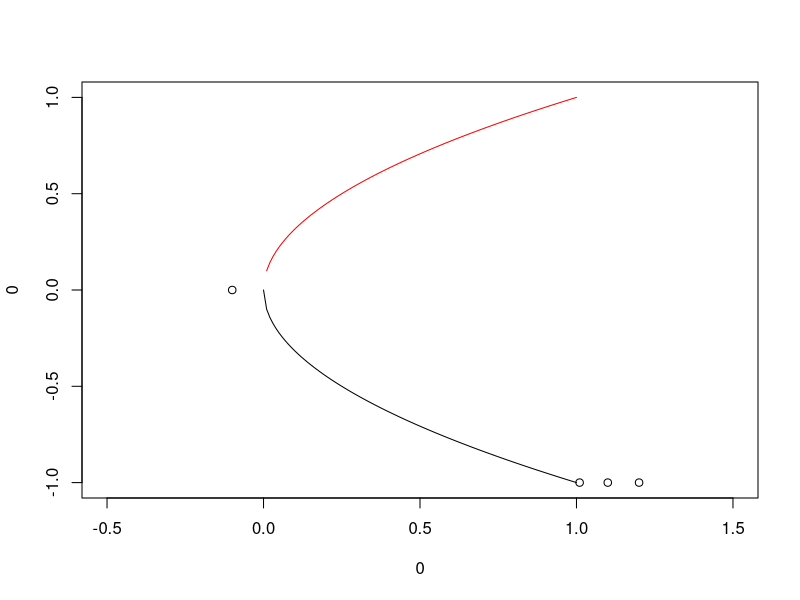

Write R code to recreate this figure.
library(Hmisc)


### Name: Misc
### Title: Miscellaneous Functions
### Aliases: clowess confbar getLatestSource grType prType htmlSpecialType
###   inverseFunction james.stein km.quick latexBuild lm.fit.qr.bare matxv
###   makeSteps nomiss outerText plotlyParm sepUnitsTrans strgraphwrap
###   tobase64image trap.rule trellis.strip.blank unPaste whichClosest
###   whichClosePW whichClosek xless
### Keywords: programming utilities iplot

### ** Examples



trap.rule(1:100,1:100)

unPaste(c('a;b or c','ab;d','qr;s'), ';')

sepUnitsTrans(c('3 days','4 months','2 years','7'))

set.seed(1)
whichClosest(1:100, 3:5)
whichClosest(1:100, rep(3,20))

whichClosePW(1:100, rep(3,20))
whichClosePW(1:100, rep(3,20), f=.05)
whichClosePW(1:100, rep(3,20), f=1e-10)

x <- seq(-1, 1, by=.01)
y <- x^2
h <- inverseFunction(x,y)
formals(h)$turns   # vertex
a <- seq(0, 1, by=.01)
plot(0, 0, type='n', xlim=c(-.5,1.5))
lines(a, h(a)[,1])            ## first inverse
lines(a, h(a)[,2], col='red') ## second inverse
a <- c(-.1, 1.01, 1.1, 1.2)
points(a, h(a)[,1])

## Not run: 
##D getLatestSource(recent=5)  # source() most recent 5 revised files in Hmisc
##D getLatestSource('cut2')    # fetch and source latest cut2.s
##D getLatestSource('all')     # get everything
##D getLatestSource(avail=TRUE) # list available files and latest versions
## End(Not run)
